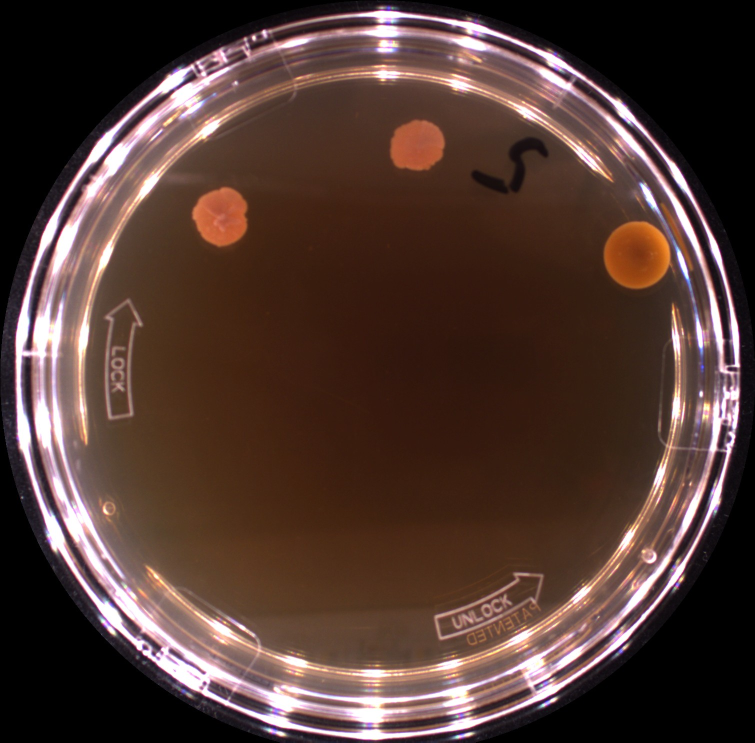
#> input picture imageupload-lambda/cfu_positive.jpg, 1510 x 1485 px (shown at 1/2 size)
$ jupyter execute --allow-errors test_notebook.ipynb
#> lines starting #> are read from the running program, lines starting #| are printed output that depends on the picture
[cell 1]
import boto3, cv2, random, base64, json
import matplotlib.pyplot as plt
import numpy as np

ENDPOINT_NAME = 'yolov8-pytorch-2024-11-20-11-51-37-630618'

[cell 2]
# Read the image into a numpy  array
orig_image = cv2.imread('cfu_positive.jpg')
#> orig_image is the input picture: shape (1485, 1510, 3); mean B, G, R 50.6, 57.2, 80.2

# Calculate the parameters for image resizing
image_height, image_width, _ = orig_image.shape
#> image_height = 1485; image_width = 1510
model_height, model_width = 640, 640
x_ratio = image_width/model_width
#> x_ratio = 2.36
y_ratio = image_height/model_height
#> y_ratio = 2.32

# Resize the image as numpy array
resized_image = cv2.resize(orig_image, (model_height, model_width))
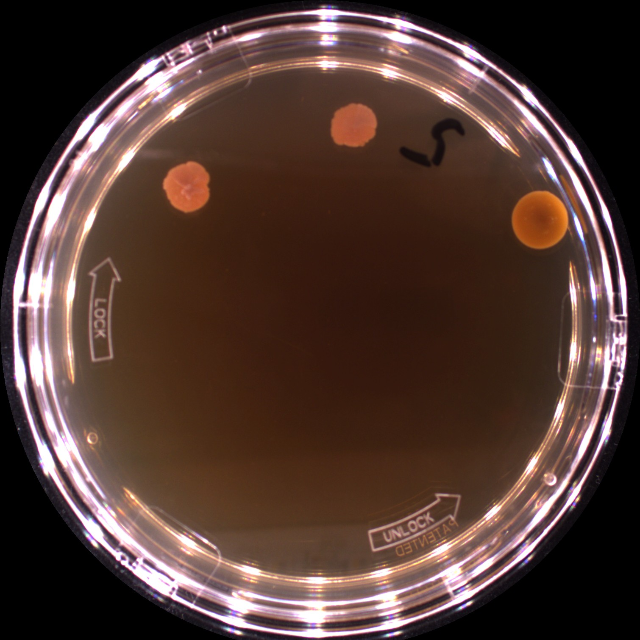
#> resized_image: shape (640, 640, 3); mean B, G, R 50.5, 57.2, 80.1
# Conver the array into jpeg
resized_jpeg = cv2.imencode('.jpg', resized_image)[1]
# Serialize the jpg using base 64
payload = base64.b64encode(resized_jpeg)

#> (a cell that did not finish here is left out)

#> (a cell that did not finish here is left out)

#> (a cell that did not finish here is left out)

[cell 6]
im_w_boxes = cv2.cvtColor(orig_image, cv2.COLOR_BGR2RGB)
#> (the rest of this cell did not finish here and is left out)
